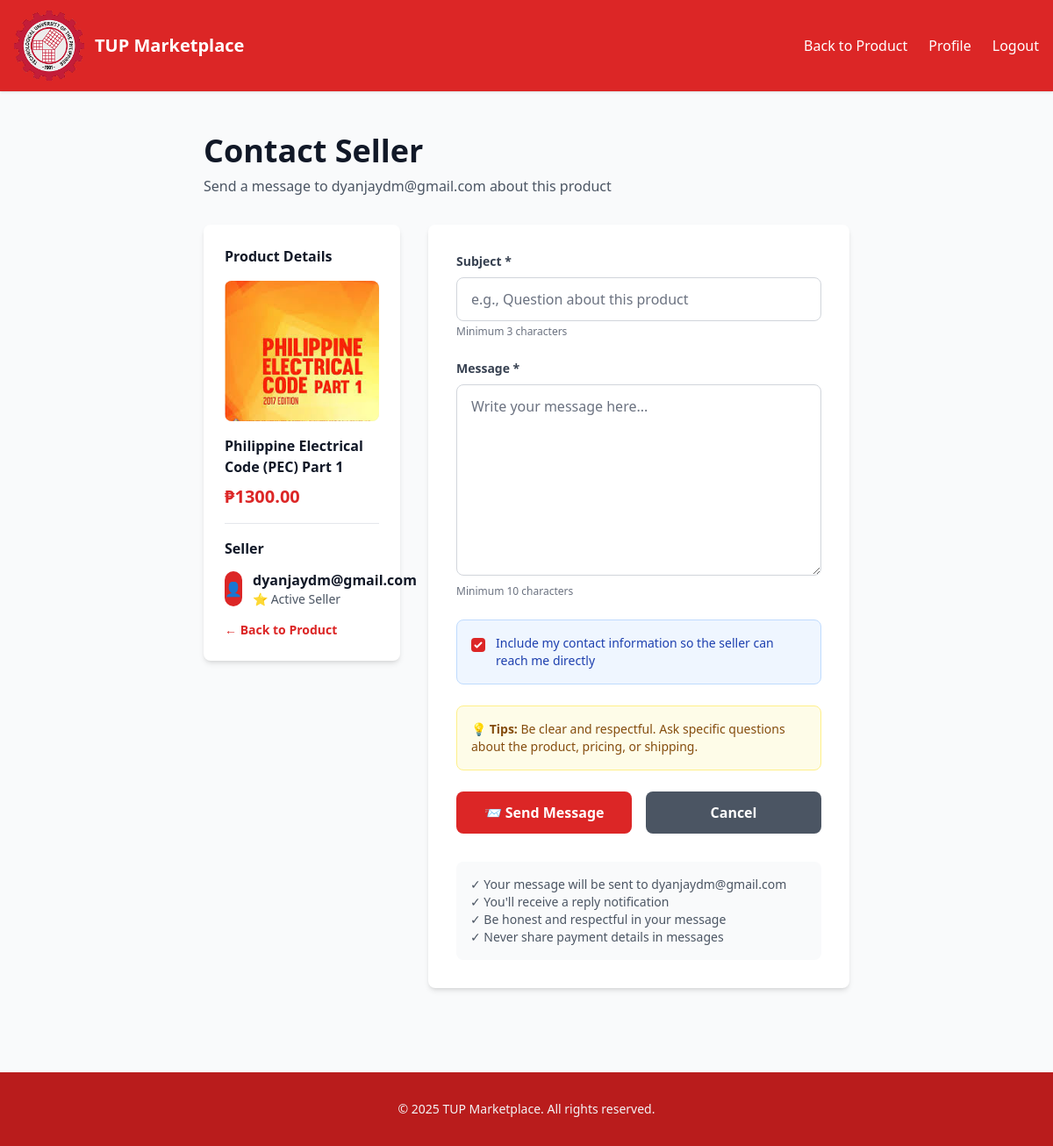
Screenshot of /product/9/contact-seller/ (signed in) with the database file from the repository.
### shop/models.py (models this page shows, shortened)
class Product(models.Model):
    name = models.CharField(max_length=200)
    description = models.TextField(blank=True)
    price = models.DecimalField(max_digits=10, decimal_places=2)
    stock = models.PositiveIntegerField(default=0)
    image = models.ImageField(upload_to='products/', blank=True, null=True)
    category = models.ForeignKey(Category, on_delete=models.CASCADE, related_name='products')
    seller = models.ForeignKey(User, on_delete=models.CASCADE, related_name='products')
    created_at = models.DateTimeField(auto_now_add=True)

### shop/views.py (the view, shortened to what this page needs)
# urls.py: path('product/<int:product_id>/contact-seller/', views.contact_seller, name='contact_seller'),
@login_required(login_url='login')
def contact_seller(request, product_id):
    product = get_object_or_404(Product, id=product_id)
    seller = product.seller
    if request.user == seller:
        messages.error(request, 'You cannot message yourself!')
        return redirect('product_detail', product_id=product_id)
    context = {
        'product': product,
        'seller': seller,
    }
    return render(request, 'shop/contact_seller.html', context)

### shop/templates/shop/contact_seller.html (shortened to what this page needs)
{% load static %}
<!DOCTYPE html>
<html lang="en">
<head>
  <link rel="stylesheet" href="{% static 'shop/css/styles.css' %}">
</head>
<body class="bg-gray-50">
  <header class="bg-red-600 text-white shadow">
    <div class="max-w-7xl mx-auto px-4 py-3 flex items-center justify-between gap-4">
      <div class="flex items-center gap-3">
        <a href="{% url 'homepage' %}" class="flex items-center gap-3 hover:opacity-80">
          <img src="{% static 'shop/images/logo.png' %}" alt="Logo" class="h-20 w-auto">
          <h1 class="text-xl font-bold hidden sm:block">TUP Marketplace</h1>
        </a>
      </div>
      <nav class="hidden lg:flex gap-6">
        <a href="{% url 'product_detail' product.id %}" class="hover:text-gray-300">Back to Product</a>
        <a href="{% url 'profile' %}" class="hover:text-gray-300">Profile</a>
        <a href="{% url 'logout' %}" class="hover:text-gray-300">Logout</a>
      </nav>
    </div>
  </header>
  <main class="max-w-3xl mx-auto px-4 py-12">
    <div class="mb-8">
      <h1 class="text-4xl font-bold text-gray-900 mb-2">Contact Seller</h1>
      <p class="text-gray-600">Send a message to {{ seller.username }} about this product</p>
    </div>
    <div class="grid grid-cols-1 md:grid-cols-3 gap-8">
      <div class="md:col-span-1">
        <div class="bg-white rounded-lg shadow-md p-6 sticky top-4">
          <h2 class="font-bold text-gray-900 mb-4">Product Details</h2>
          <div class="h-40 bg-gray-200 rounded-lg mb-4 overflow-hidden">
            {% if product.image %}
              <img src="{{ product.image.url }}" alt="{{ product.name }}" class="w-full h-full object-cover">
            {% else %}
              <div class="w-full h-full flex items-center justify-center text-gray-400">No Image</div>
            {% endif %}
          </div>
          <p class="font-semibold text-gray-900 mb-2">{{ product.name }}</p>
          <p class="text-red-600 font-bold text-xl mb-4">₱{{ product.price }}</p>
          <div class="border-t border-gray-200 pt-4">
            <h3 class="font-bold text-gray-900 mb-3">Seller</h3>
            <div class="flex items-center gap-3 mb-3">
              <div class="w-10 h-10 bg-red-600 text-white rounded-full flex items-center justify-center">
                👤
              </div>
              <div>
                <p class="font-semibold text-gray-900">{{ seller.username }}</p>
                <p class="text-sm text-gray-600">⭐ Active Seller</p>
              </div>
            </div>
            <a href="{% url 'product_detail' product.id %}" class="text-sm text-red-600 hover:underline font-semibold">
              ← Back to Product
            </a>
          </div>
        </div>
      </div>
      <div class="md:col-span-2">
        <div class="bg-white rounded-lg shadow-md p-6 md:p-8">
          <form method="post">
            <div class="mb-6">
              <label class="block text-sm font-semibold text-gray-700 mb-2">
                Subject *
              </label>
              <input type="text" name="subject" placeholder="e.g., Question about this product"
                     class="w-full px-4 py-3 border border-gray-300 rounded-lg focus:outline-none focus:ring-2 focus:ring-red-500"
                     required minlength="3">
              <p class="text-xs text-gray-500 mt-1">Minimum 3 characters</p>
            </div>
            <div class="mb-6">
              <label class="block text-sm font-semibold text-gray-700 mb-2">
                Message *
              </label>
              <textarea name="message" placeholder="Write your message here..."
                        class="w-full px-4 py-3 border border-gray-300 rounded-lg focus:outline-none focus:ring-2 focus:ring-red-500"
                        rows="8" required minlength="10"></textarea>
              <p class="text-xs text-gray-500 mt-1">Minimum 10 characters</p>
            </div>
            <div class="mb-6 p-4 bg-blue-50 rounded-lg border border-blue-200">
              <label class="flex items-start gap-3">
                <input type="checkbox" name="include_contact" checked class="mt-1 w-4 h-4 text-red-600 rounded">
                <span class="text-sm text-blue-800">
                  Include my contact information so the seller can reach me directly
                </span>
              </label>
            </div>
            <div class="mb-6 p-4 bg-yellow-50 rounded-lg border border-yellow-200">
              <p class="text-sm text-yellow-800">
                <strong>💡 Tips:</strong> Be clear and respectful. Ask specific questions about the product, pricing, or shipping.
              </p>
            </div>
            <div class="flex gap-4">
              <button type="submit" class="flex-1 bg-red-600 text-white font-bold py-3 rounded-lg hover:bg-red-700 transition-colors">
                📨 Send Message
              </button>
              <a href="{% url 'product_detail' product.id %}" class="flex-1 text-center bg-gray-600 text-white font-bold py-3 rounded-lg hover:bg-gray-700">
                Cancel
              </a>
            </div>
          </form>
          <div class="mt-8 p-4 bg-gray-50 rounded-lg">
            <p class="text-sm text-gray-600">
              ✓ Your message will be sent to {{ seller.username }}<br>
              ✓ You'll receive a reply notification<br>
              ✓ Be honest and respectful in your message<br>
              ✓ Never share payment details in messages
            </p>
          </div>
        </div>
      </div>
    </div>
  </main>
  <footer class="bg-red-700 text-gray-100 py-8 mt-12">
    <p class="text-center text-sm">© 2025 TUP Marketplace. All rights reserved.</p>
  </footer>
</body>
</html>

### shop/templates/shop/contact_seller.html (style rules this page uses)
input, textarea { font-family: inherit; }

### rows the page displays
Product: image (picture), name "Philippine Electrical Code (PEC) Part 1", price "1300.00"

### other values shown
{{ seller.username }} "dyanjaydm@gmail.com"
